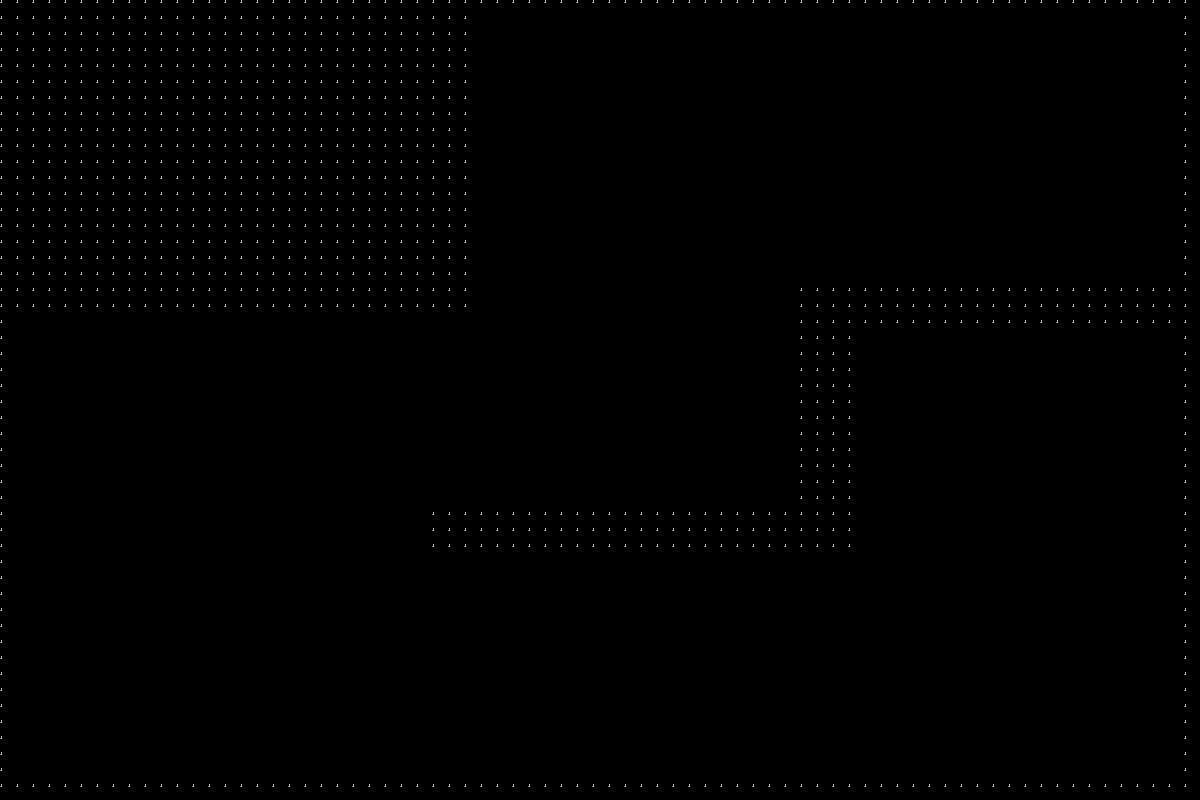

This game map was drawn from its Tiled (.tmx) file and the tilesets committed beside it. A one-line description and the full map source follow:
An orthogonal 75x50 tile map with 16x16 px tiles, 1 tile layer (Tile Layer 1).

<map version="1.10" tiledversion="1.12.2" orientation="orthogonal" renderorder="right-down" width="75" height="50" tilewidth="16" tileheight="16" infinite="0" nextlayerid="3" nextobjectid="1">
 <tileset firstgid="1" source="place_holder_tileset.tsx" />
 <layer id="1" name="Tile Layer 1" width="75" height="50">
  <data encoding="csv">
1,1,1,1,1,1,1,1,1,1,1,1,1,1,1,1,1,1,1,1,1,1,1,1,1,1,1,1,1,1,1,1,1,1,1,1,1,1,1,1,1,1,1,1,1,1,1,1,1,1,1,1,1,1,1,1,1,1,1,1,1,1,1,1,1,1,1,1,1,1,1,1,1,1,1,
1,1,1,1,1,1,1,1,1,1,1,1,1,1,1,1,1,1,1,1,1,1,1,1,1,1,1,1,1,1,0,0,0,0,0,0,0,0,0,0,0,0,0,0,0,0,0,0,0,0,0,0,0,0,0,0,0,0,0,0,0,0,0,0,0,0,0,0,0,0,0,0,0,0,1,
1,1,1,1,1,1,1,1,1,1,1,1,1,1,1,1,1,1,1,1,1,1,1,1,1,1,1,1,1,1,0,0,0,0,0,0,0,0,0,0,0,0,0,0,0,0,0,0,0,0,0,0,0,0,0,0,0,0,0,0,0,0,0,0,0,0,0,0,0,0,0,0,0,0,1,
1,1,1,1,1,1,1,1,1,1,1,1,1,1,1,1,1,1,1,1,1,1,1,1,1,1,1,1,1,1,0,0,0,0,0,0,0,0,0,0,0,0,0,0,0,0,0,0,0,0,0,0,0,0,0,0,0,0,0,0,0,0,0,0,0,0,0,0,0,0,0,0,0,0,1,
1,1,1,1,1,1,1,1,1,1,1,1,1,1,1,1,1,1,1,1,1,1,1,1,1,1,1,1,1,1,0,0,0,0,0,0,0,0,0,0,0,0,0,0,0,0,0,0,0,0,0,0,0,0,0,0,0,0,0,0,0,0,0,0,0,0,0,0,0,0,0,0,0,0,1,
1,1,1,1,1,1,1,1,1,1,1,1,1,1,1,1,1,1,1,1,1,1,1,1,1,1,1,1,1,1,0,0,0,0,0,0,0,0,0,0,0,0,0,0,0,0,0,0,0,0,0,0,0,0,0,0,0,0,0,0,0,0,0,0,0,0,0,0,0,0,0,0,0,0,1,
1,1,1,1,1,1,1,1,1,1,1,1,1,1,1,1,1,1,1,1,1,1,1,1,1,1,1,1,1,1,0,0,0,0,0,0,0,0,0,0,0,0,0,0,0,0,0,0,0,0,0,0,0,0,0,0,0,0,0,0,0,0,0,0,0,0,0,0,0,0,0,0,0,0,1,
1,1,1,1,1,1,1,1,1,1,1,1,1,1,1,1,1,1,1,1,1,1,1,1,1,1,1,1,1,1,0,0,0,0,0,0,0,0,0,0,0,0,0,0,0,0,0,0,0,0,0,0,0,0,0,0,0,0,0,0,0,0,0,0,0,0,0,0,0,0,0,0,0,0,1,
1,1,1,1,1,1,1,1,1,1,1,1,1,1,1,1,1,1,1,1,1,1,1,1,1,1,1,1,1,1,0,0,0,0,0,0,0,0,0,0,0,0,0,0,0,0,0,0,0,0,0,0,0,0,0,0,0,0,0,0,0,0,0,0,0,0,0,0,0,0,0,0,0,0,1,
1,1,1,1,1,1,1,1,1,1,1,1,1,1,1,1,1,1,1,1,1,1,1,1,1,1,1,1,1,1,0,0,0,0,0,0,0,0,0,0,0,0,0,0,0,0,0,0,0,0,0,0,0,0,0,0,0,0,0,0,0,0,0,0,0,0,0,0,0,0,0,0,0,0,1,
1,1,1,1,1,1,1,1,1,1,1,1,1,1,1,1,1,1,1,1,1,1,1,1,1,1,1,1,1,1,0,0,0,0,0,0,0,0,0,0,0,0,0,0,0,0,0,0,0,0,0,0,0,0,0,0,0,0,0,0,0,0,0,0,0,0,0,0,0,0,0,0,0,0,1,
1,1,1,1,1,1,1,1,1,1,1,1,1,1,1,1,1,1,1,1,1,1,1,1,1,1,1,1,1,1,0,0,0,0,0,0,0,0,0,0,0,0,0,0,0,0,0,0,0,0,0,0,0,0,0,0,0,0,0,0,0,0,0,0,0,0,0,0,0,0,0,0,0,0,1,
1,1,1,1,1,1,1,1,1,1,1,1,1,1,1,1,1,1,1,1,1,1,1,1,1,1,1,1,1,1,0,0,0,0,0,0,0,0,0,0,0,0,0,0,0,0,0,0,0,0,0,0,0,0,0,0,0,0,0,0,0,0,0,0,0,0,0,0,0,0,0,0,0,0,1,
1,1,1,1,1,1,1,1,1,1,1,1,1,1,1,1,1,1,1,1,1,1,1,1,1,1,1,1,1,1,0,0,0,0,0,0,0,0,0,0,0,0,0,0,0,0,0,0,0,0,0,0,0,0,0,0,0,0,0,0,0,0,0,0,0,0,0,0,0,0,0,0,0,0,1,
1,1,1,1,1,1,1,1,1,1,1,1,1,1,1,1,1,1,1,1,1,1,1,1,1,1,1,1,1,1,0,0,0,0,0,0,0,0,0,0,0,0,0,0,0,0,0,0,0,0,0,0,0,0,0,0,0,0,0,0,0,0,0,0,0,0,0,0,0,0,0,0,0,0,1,
1,1,1,1,1,1,1,1,1,1,1,1,1,1,1,1,1,1,1,1,1,1,1,1,1,1,1,1,1,1,0,0,0,0,0,0,0,0,0,0,0,0,0,0,0,0,0,0,0,0,0,0,0,0,0,0,0,0,0,0,0,0,0,0,0,0,0,0,0,0,0,0,0,0,1,
1,1,1,1,1,1,1,1,1,1,1,1,1,1,1,1,1,1,1,1,1,1,1,1,1,1,1,1,1,1,0,0,0,0,0,0,0,0,0,0,0,0,0,0,0,0,0,0,0,0,0,0,0,0,0,0,0,0,0,0,0,0,0,0,0,0,0,0,0,0,0,0,0,0,1,
1,1,1,1,1,1,1,1,1,1,1,1,1,1,1,1,1,1,1,1,1,1,1,1,1,1,1,1,1,1,0,0,0,0,0,0,0,0,0,0,0,0,0,0,0,0,0,0,0,0,0,0,0,0,0,0,0,0,0,0,0,0,0,0,0,0,0,0,0,0,0,0,0,0,1,
1,1,1,1,1,1,1,1,1,1,1,1,1,1,1,1,1,1,1,1,1,1,1,1,1,1,1,1,1,1,0,0,0,0,0,0,0,0,0,0,0,0,0,0,0,0,0,0,0,0,1,1,1,1,1,1,1,1,1,1,1,1,1,1,1,1,1,1,1,1,1,1,1,1,1,
1,1,1,1,1,1,1,1,1,1,1,1,1,1,1,1,1,1,1,1,1,1,1,1,1,1,1,1,1,1,0,0,0,0,0,0,0,0,0,0,0,0,0,0,0,0,0,0,0,0,1,1,1,1,1,1,1,1,1,1,1,1,1,1,1,1,1,1,1,1,1,1,1,1,1,
1,0,0,0,0,0,0,0,0,0,0,0,0,0,0,0,0,0,0,0,0,0,0,0,0,0,0,0,0,0,0,0,0,0,0,0,0,0,0,0,0,0,0,0,0,0,0,0,0,0,1,1,1,1,1,1,1,1,1,1,1,1,1,1,1,1,1,1,1,1,1,1,1,1,1,
1,0,0,0,0,0,0,0,0,0,0,0,0,0,0,0,0,0,0,0,0,0,0,0,0,0,0,0,0,0,0,0,0,0,0,0,0,0,0,0,0,0,0,0,0,0,0,0,0,0,1,1,1,1,0,0,0,0,0,0,0,0,0,0,0,0,0,0,0,0,0,0,0,0,1,
1,0,0,0,0,0,0,0,0,0,0,0,0,0,0,0,0,0,0,0,0,0,0,0,0,0,0,0,0,0,0,0,0,0,0,0,0,0,0,0,0,0,0,0,0,0,0,0,0,0,1,1,1,1,0,0,0,0,0,0,0,0,0,0,0,0,0,0,0,0,0,0,0,0,1,
1,0,0,0,0,0,0,0,0,0,0,0,0,0,0,0,0,0,0,0,0,0,0,0,0,0,0,0,0,0,0,0,0,0,0,0,0,0,0,0,0,0,0,0,0,0,0,0,0,0,1,1,1,1,0,0,0,0,0,0,0,0,0,0,0,0,0,0,0,0,0,0,0,0,1,
1,0,0,0,0,0,0,0,0,0,0,0,0,0,0,0,0,0,0,0,0,0,0,0,0,0,0,0,0,0,0,0,0,0,0,0,0,0,0,0,0,0,0,0,0,0,0,0,0,0,1,1,1,1,0,0,0,0,0,0,0,0,0,0,0,0,0,0,0,0,0,0,0,0,1,
1,0,0,0,0,0,0,0,0,0,0,0,0,0,0,0,0,0,0,0,0,0,0,0,0,0,0,0,0,0,0,0,0,0,0,0,0,0,0,0,0,0,0,0,0,0,0,0,0,0,1,1,1,1,0,0,0,0,0,0,0,0,0,0,0,0,0,0,0,0,0,0,0,0,1,
1,0,0,0,0,0,0,0,0,0,0,0,0,0,0,0,0,0,0,0,0,0,0,0,0,0,0,0,0,0,0,0,0,0,0,0,0,0,0,0,0,0,0,0,0,0,0,0,0,0,1,1,1,1,0,0,0,0,0,0,0,0,0,0,0,0,0,0,0,0,0,0,0,0,1,
1,0,0,0,0,0,0,0,0,0,0,0,0,0,0,0,0,0,0,0,0,0,0,0,0,0,0,0,0,0,0,0,0,0,0,0,0,0,0,0,0,0,0,0,0,0,0,0,0,0,1,1,1,1,0,0,0,0,0,0,0,0,0,0,0,0,0,0,0,0,0,0,0,0,1,
1,0,0,0,0,0,0,0,0,0,0,0,0,0,0,0,0,0,0,0,0,0,0,0,0,0,0,0,0,0,0,0,0,0,0,0,0,0,0,0,0,0,0,0,0,0,0,0,0,0,1,1,1,1,0,0,0,0,0,0,0,0,0,0,0,0,0,0,0,0,0,0,0,0,1,
1,0,0,0,0,0,0,0,0,0,0,0,0,0,0,0,0,0,0,0,0,0,0,0,0,0,0,0,0,0,0,0,0,0,0,0,0,0,0,0,0,0,0,0,0,0,0,0,0,0,1,1,1,1,0,0,0,0,0,0,0,0,0,0,0,0,0,0,0,0,0,0,0,0,1,
1,0,0,0,0,0,0,0,0,0,0,0,0,0,0,0,0,0,0,0,0,0,0,0,0,0,0,0,0,0,0,0,0,0,0,0,0,0,0,0,0,0,0,0,0,0,0,0,0,0,1,1,1,1,0,0,0,0,0,0,0,0,0,0,0,0,0,0,0,0,0,0,0,0,1,
1,0,0,0,0,0,0,0,0,0,0,0,0,0,0,0,0,0,0,0,0,0,0,0,0,0,0,0,0,0,0,0,0,0,0,0,0,0,0,0,0,0,0,0,0,0,0,0,0,0,1,1,1,1,0,0,0,0,0,0,0,0,0,0,0,0,0,0,0,0,0,0,0,0,1,
1,0,0,0,0,0,0,0,0,0,0,0,0,0,0,0,0,0,0,0,0,0,0,0,0,0,0,1,1,1,1,1,1,1,1,1,1,1,1,1,1,1,1,1,1,1,1,1,1,1,1,1,1,1,0,0,0,0,0,0,0,0,0,0,0,0,0,0,0,0,0,0,0,0,1,
1,0,0,0,0,0,0,0,0,0,0,0,0,0,0,0,0,0,0,0,0,0,0,0,0,0,0,1,1,1,1,1,1,1,1,1,1,1,1,1,1,1,1,1,1,1,1,1,1,1,1,1,1,1,0,0,0,0,0,0,0,0,0,0,0,0,0,0,0,0,0,0,0,0,1,
1,0,0,0,0,0,0,0,0,0,0,0,0,0,0,0,0,0,0,0,0,0,0,0,0,0,0,1,1,1,1,1,1,1,1,1,1,1,1,1,1,1,1,1,1,1,1,1,1,1,1,1,1,1,0,0,0,0,0,0,0,0,0,0,0,0,0,0,0,0,0,0,0,0,1,
1,0,0,0,0,0,0,0,0,0,0,0,0,0,0,0,0,0,0,0,0,0,0,0,0,0,0,0,0,0,0,0,0,0,0,0,0,0,0,0,0,0,0,0,0,0,0,0,0,0,0,0,0,0,0,0,0,0,0,0,0,0,0,0,0,0,0,0,0,0,0,0,0,0,1,
1,0,0,0,0,0,0,0,0,0,0,0,0,0,0,0,0,0,0,0,0,0,0,0,0,0,0,0,0,0,0,0,0,0,0,0,0,0,0,0,0,0,0,0,0,0,0,0,0,0,0,0,0,0,0,0,0,0,0,0,0,0,0,0,0,0,0,0,0,0,0,0,0,0,1,
1,0,0,0,0,0,0,0,0,0,0,0,0,0,0,0,0,0,0,0,0,0,0,0,0,0,0,0,0,0,0,0,0,0,0,0,0,0,0,0,0,0,0,0,0,0,0,0,0,0,0,0,0,0,0,0,0,0,0,0,0,0,0,0,0,0,0,0,0,0,0,0,0,0,1,
1,0,0,0,0,0,0,0,0,0,0,0,0,0,0,0,0,0,0,0,0,0,0,0,0,0,0,0,0,0,0,0,0,0,0,0,0,0,0,0,0,0,0,0,0,0,0,0,0,0,0,0,0,0,0,0,0,0,0,0,0,0,0,0,0,0,0,0,0,0,0,0,0,0,1,
1,0,0,0,0,0,0,0,0,0,0,0,0,0,0,0,0,0,0,0,0,0,0,0,0,0,0,0,0,0,0,0,0,0,0,0,0,0,0,0,0,0,0,0,0,0,0,0,0,0,0,0,0,0,0,0,0,0,0,0,0,0,0,0,0,0,0,0,0,0,0,0,0,0,1,
1,0,0,0,0,0,0,0,0,0,0,0,0,0,0,0,0,0,0,0,0,0,0,0,0,0,0,0,0,0,0,0,0,0,0,0,0,0,0,0,0,0,0,0,0,0,0,0,0,0,0,0,0,0,0,0,0,0,0,0,0,0,0,0,0,0,0,0,0,0,0,0,0,0,1,
1,0,0,0,0,0,0,0,0,0,0,0,0,0,0,0,0,0,0,0,0,0,0,0,0,0,0,0,0,0,0,0,0,0,0,0,0,0,0,0,0,0,0,0,0,0,0,0,0,0,0,0,0,0,0,0,0,0,0,0,0,0,0,0,0,0,0,0,0,0,0,0,0,0,1,
1,0,0,0,0,0,0,0,0,0,0,0,0,0,0,0,0,0,0,0,0,0,0,0,0,0,0,0,0,0,0,0,0,0,0,0,0,0,0,0,0,0,0,0,0,0,0,0,0,0,0,0,0,0,0,0,0,0,0,0,0,0,0,0,0,0,0,0,0,0,0,0,0,0,1,
1,0,0,0,0,0,0,0,0,0,0,0,0,0,0,0,0,0,0,0,0,0,0,0,0,0,0,0,0,0,0,0,0,0,0,0,0,0,0,0,0,0,0,0,0,0,0,0,0,0,0,0,0,0,0,0,0,0,0,0,0,0,0,0,0,0,0,0,0,0,0,0,0,0,1,
1,0,0,0,0,0,0,0,0,0,0,0,0,0,0,0,0,0,0,0,0,0,0,0,0,0,0,0,0,0,0,0,0,0,0,0,0,0,0,0,0,0,0,0,0,0,0,0,0,0,0,0,0,0,0,0,0,0,0,0,0,0,0,0,0,0,0,0,0,0,0,0,0,0,1,
1,0,0,0,0,0,0,0,0,0,0,0,0,0,0,0,0,0,0,0,0,0,0,0,0,0,0,0,0,0,0,0,0,0,0,0,0,0,0,0,0,0,0,0,0,0,0,0,0,0,0,0,0,0,0,0,0,0,0,0,0,0,0,0,0,0,0,0,0,0,0,0,0,0,1,
1,0,0,0,0,0,0,0,0,0,0,0,0,0,0,0,0,0,0,0,0,0,0,0,0,0,0,0,0,0,0,0,0,0,0,0,0,0,0,0,0,0,0,0,0,0,0,0,0,0,0,0,0,0,0,0,0,0,0,0,0,0,0,0,0,0,0,0,0,0,0,0,0,0,1,
1,0,0,0,0,0,0,0,0,0,0,0,0,0,0,0,0,0,0,0,0,0,0,0,0,0,0,0,0,0,0,0,0,0,0,0,0,0,0,0,0,0,0,0,0,0,0,0,0,0,0,0,0,0,0,0,0,0,0,0,0,0,0,0,0,0,0,0,0,0,0,0,0,0,1,
1,0,0,0,0,0,0,0,0,0,0,0,0,0,0,0,0,0,0,0,0,0,0,0,0,0,0,0,0,0,0,0,0,0,0,0,0,0,0,0,0,0,0,0,0,0,0,0,0,0,0,0,0,0,0,0,0,0,0,0,0,0,0,0,0,0,0,0,0,0,0,0,0,0,1,
1,1,1,1,1,1,1,1,1,1,1,1,1,1,1,1,1,1,1,1,1,1,1,1,1,1,1,1,1,1,1,1,1,1,1,1,1,1,1,1,1,1,1,1,1,1,1,1,1,1,1,1,1,1,1,1,1,1,1,1,1,1,1,1,1,1,1,1,1,1,1,1,1,1,1
</data>
 </layer>
 <objectgroup id="2" name="object_layer" />
</map>
